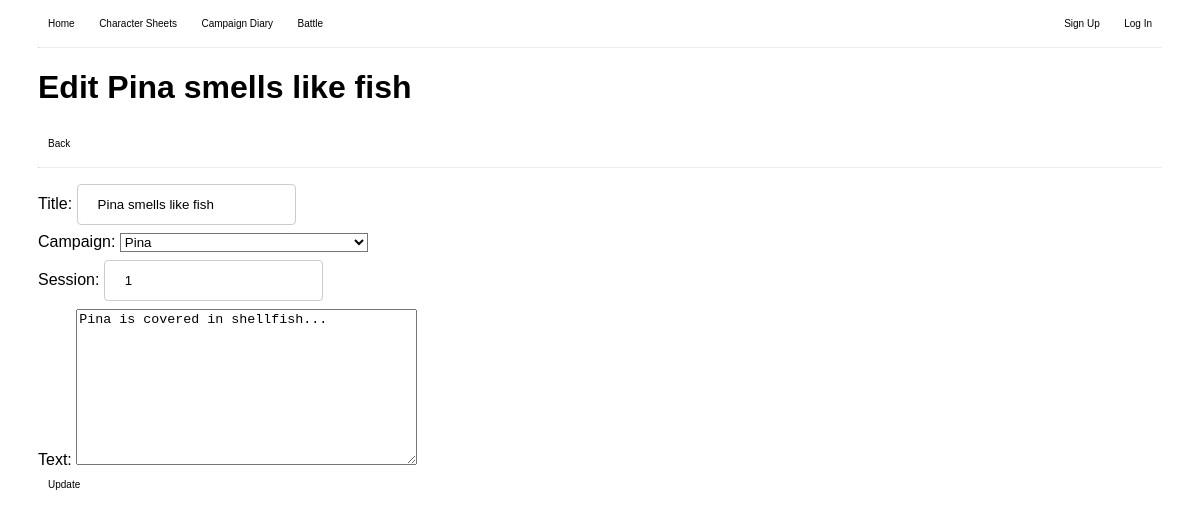
Page /blog/11/edit/ on the committed database.
### blog/models.py (models this page shows, shortened)
class Post(models.Model):
    title = models.CharField(max_length=200)
    author = models.ForeignKey('auth.User', on_delete=models.CASCADE,)
    campaign = models.ForeignKey(Campaign, on_delete=models.CASCADE)
    session = models.SmallIntegerField()
    text = models.TextField()
    date = models.DateTimeField(auto_now_add=True)

### blog/views.py (the view)
# urls.py: path("<int:pk>/edit/", UpdatePostView.as_view(), name='Edit Post'),
class UpdatePostView(UpdateView):
    model = Post
    template_name = 'edit_post.html'
    fields = ['title', 'campaign', 'session', 'text']

### accounts/models.py (called while the page is built)
    def __str__(self):
        return self.name

### blog/templates/edit_post.html (shortened to what this page needs)
<!DOCTYPE html>
<html>
    <head>
    </head>
    <body>
        {% extends "base.html" %}
        {% block content %}
        <div>
            <h1>Edit {{ post.title }}</h1>
            <button onclick="history.back()">Back</button>
            <hr>
        </div>
        <div>
            <form action="" method="post">
                {{ form }}
                <button type="submit">Update</button>
            </form>
        </div>
        {% endblock %}

### static/css/style.css (style rules this page uses)
body { font-family: 'Trebuchet MS', 'Lucida Sans Unicode', 'Lucida Grande', 'Lucida Sans', Arial, sans-serif; padding-left: 2.5%; padding-right: 2.5%; }
button, a.button { padding: 10px; border-radius: 50px; background-color: white; border: none; transition-duration: 0.5s; text-decoration: none; color: black; font-family:Verdana, Geneva, Tahoma, sans-serif; font-size:x-small; }
select { background-color: white; }
hr { border-top: rgb(235, 241, 245); }
input { padding: 12px 20px; margin: 8px 0; border: 1px solid #ccc; border-radius: 4px; box-sizing: border-box; }

### rows in the picture
Post: title "Pina smells like fish", campaign "Pina", session "1", text "Pina is covered in shellfish..."
